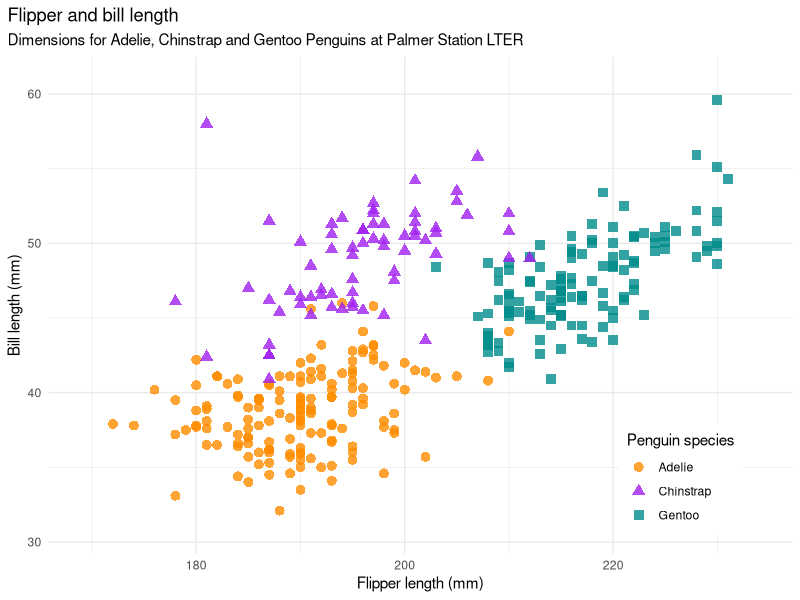

Here is the R script that generated this plot: (Note: this script raises an error after producing the figure.)
## ---- chunk 1
knitr::opts_knit$set(root.dir = here::here())
knitr::opts_chunk$set(echo = FALSE, message = FALSE, warning = FALSE)

library("tidyverse")
library("palmerpenguins")

## ---- chunk 2

flipper_scale_range <- scales::expand_range(range(penguins$flipper_length_mm, na.rm = TRUE), mul = .05)
bill_scale_range <- scales::expand_range(range(penguins$bill_length_mm, na.rm = TRUE), mul = .05)

## ---- chunk 3
flipper_bill <- penguins %>%
  #filter(species == "Gentoo") %>%
  ggplot(aes(x = flipper_length_mm,
             y = bill_length_mm)) +
  geom_point(aes(color = species,
                 shape = species),
             size = 3,
             alpha = 0.8) +
  theme_minimal() +
  scale_color_manual(values = c(
                      "Adelie" = "darkorange", 
                      "Chinstrap" = "purple", 
                      "Gentoo" = "cyan4")) +
  scale_shape_manual(values = c(
                      "Adelie" = 16,
                      "Chinstrap" = 17,
                      "Gentoo" = 15)) +
  labs(title = "Flipper and bill length",
       subtitle = "Dimensions for Adelie, Chinstrap and Gentoo Penguins at Palmer Station LTER",
       x = "Flipper length (mm)",
       y = "Bill length (mm)",
       color = "Penguin species",
       shape = "Penguin species") +
  coord_cartesian(
    xlim = flipper_scale_range,
    ylim = bill_scale_range
  ) +
  theme(legend.position = c(0.85, 0.15),
        legend.background = element_rect(fill = "white", color = NA),
        plot.title.position = "plot",
        plot.caption = element_text(hjust = 0, face= "italic"),
        plot.caption.position = "plot")

flipper_bill
## ---- chunk 4
by_species_text <- map_chr(
  c("Adelie", "Chinstrap", "Gentoo"),
  ~knitr::knit_expand("docs/penguin-tabs-template.Rmd", pen_species = .x)
)

by_species_tabset_text <- c(
  "## By Species {.tabset}",
  by_species_text
) %>% paste0(collapse = '\n\n\n')
